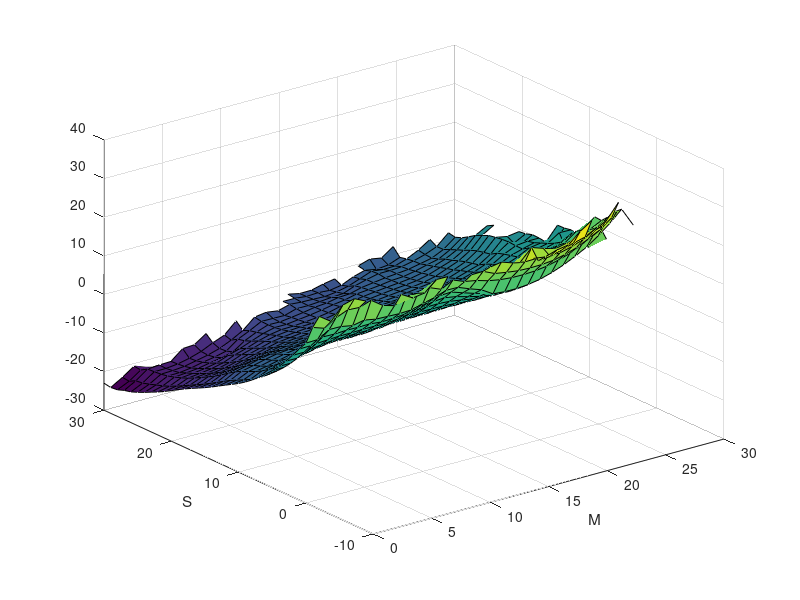
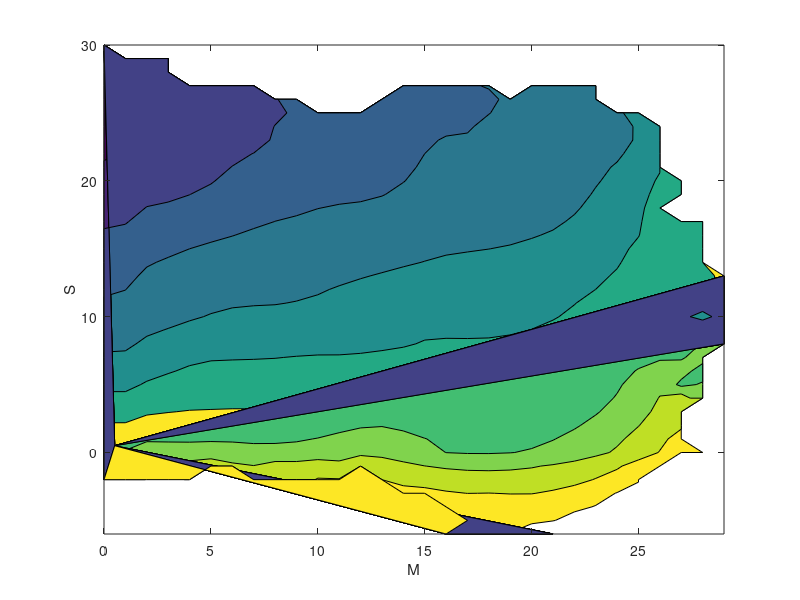

Reproduce these figures in MATLAB, in order.
close all
clear all
M=linspace(0,29,30);
S=linspace(-6,30,37);
G=load('free_energy.dat');
surf(M,S,G');xlabel('M');ylabel('S');
figure
contourf(M,S,G');xlabel('M');ylabel('S');
